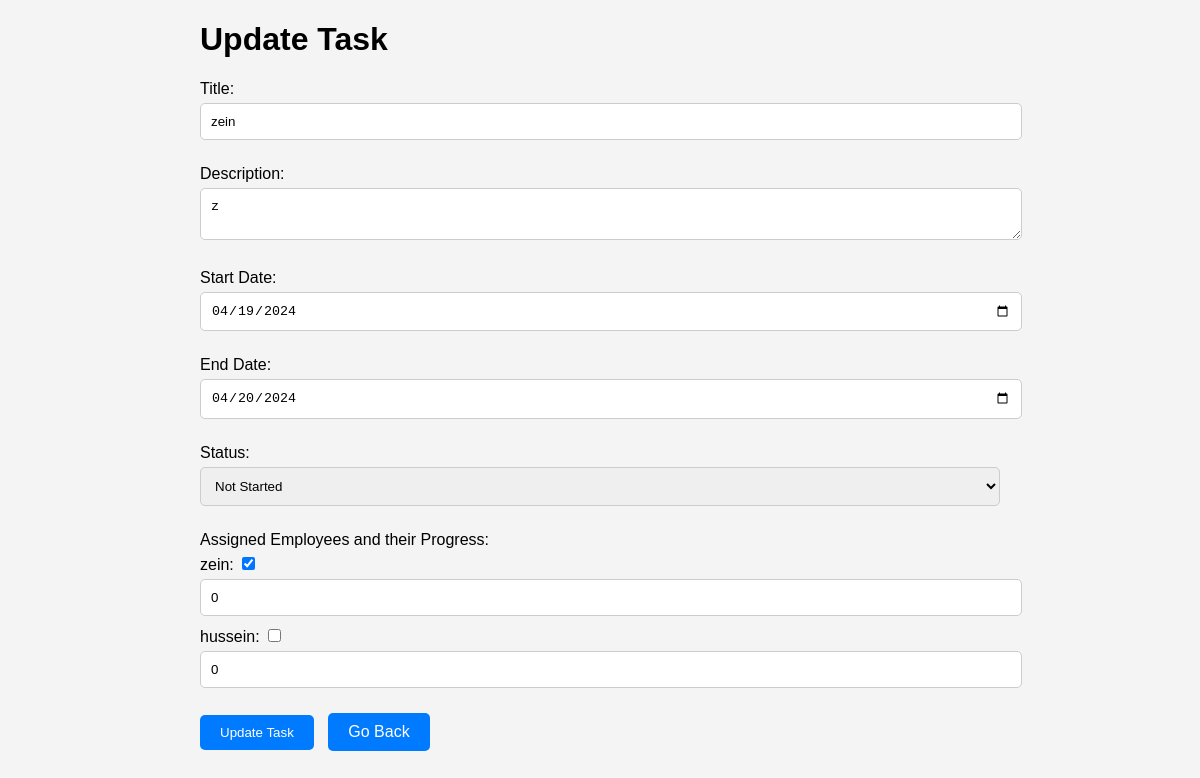
The page /update_task/75/ on the database its author committed.
### myapp3/models.py (models this page shows, shortened)
class Task(models.Model):
    title = models.CharField(max_length=200)
    description = models.TextField()
    assigned_to = models.ManyToManyField(Basic_Employee_Information, related_name='tasks', blank=True)
    progress = models.IntegerField(default=0)  # Progress in percentage
    start_date = models.DateField(default=timezone.now)
    end_date = models.DateField(default=timezone.now)
    STATUS_CHOICES = [
        ('not_started', 'Not Started'),
        ('in_progress', 'In Progress'),
        ('done', 'Done'),
    ]
    status = models.CharField(max_length=20, choices=STATUS_CHOICES, default='not_started')

class Basic_Employee_Information(models.Model):
    Firstname = models.CharField(max_length=100)
    Middlename = models.CharField(max_length=100)
    Familyname = models.CharField(max_length=100)
    Employeeid = models.IntegerField()
    emailaddress = models.EmailField(max_length = 100)
    contact_number = models.BigIntegerField()
    contact_number_length = models.PositiveSmallIntegerField(default=10)
    country_code = models.CharField(max_length=5, blank=True, null=True)
    Position = models.CharField(max_length = 100)
    Department = models.CharField(max_length = 100)
    Residential = models.CharField(max_length = 300, null=True, blank=True)
    Degree = models.CharField(max_length = 100, null=True, blank=True)
    Specialization = models.CharField(max_length = 300, null=True, blank=True)
    Institution = models.CharField(max_length = 100, null=True, blank=True)
    Previous_work = models.CharField(max_length = 200, null=True, blank=True)
    Contract_start_date = models.DateField(default=timezone.now)
    Contract_end_date = models.DateField(default=timezone.now)
    Salary = models.IntegerField(null=True, blank=True)
    Photo = models.ImageField(upload_to='photos/', null=True, blank=True)
    Documents = models.FileField(upload_to='documents/', null=True, blank=True)

### myapp3/views.py (the view, shortened to what this page needs)
# urls.py: path('update_task/<int:task_id>/', views.update_task, name='update_task'),
def update_task(request, task_id):
    task = get_object_or_404(Task, pk=task_id)
    all_employees = Basic_Employee_Information.objects.all()
    task_assignments = TaskAssignment.objects.filter(task=task).select_related('employee')
    return render(request, 'myapp3/update_task.html', {
        'task': task,
        'all_employees': all_employees,
        'task_assignments': task_assignments
    })

### templates/myapp3/update_task.html (shortened to what this page needs)
<!DOCTYPE html>
<html lang="en">
<head>
</head>
<body>
    <h1>Update Task</h1>
    <form id="update-task-form" method="post" onsubmit="updateTask(event);">
        <div class="form-group">
            <label for="title">Title:</label>
            <input type="text" id="title" value="{{ task.title }}">
        </div>
        <div class="form-group">
            <label for="description">Description:</label>
            <textarea id="description">{{ task.description }}</textarea>
        </div>
        <div class="form-group">
            <label for="start-date">Start Date:</label>
            <input type="date" id="start-date" value="{{ task.start_date|date:'Y-m-d' }}">
        </div>
        <div class="form-group">
            <label for="end-date">End Date:</label>
            <input type="date" id="end-date" value="{{ task.end_date|date:'Y-m-d' }}">
        </div>
        <div class="form-group">
            <label for="status">Status:</label>
            <select id="status">
                <option value="not_started" {% if task.status == 'not_started' %}selected{% endif %}>Not Started</option>
            </select>
        </div>
        <div class="form-group">
            <label>Assigned Employees and their Progress:</label>
            {% for employee in all_employees %}
                <div>
                    <label>
                        {{ employee.Firstname }}:
                        <input type="checkbox" name="assigned_employees" value="{{ employee.id }}"
                        {% if employee in task.assigned_to.all %} checked {% endif %}>
                    </label>
                    {% for assignment in employee.assignments.all %}
                        {% if assignment.task.id == task.id %}
                        <input type="number" id="progress-{{ employee.id }}" name="progress-{{ employee.id }}"
                        value="{{ assignment.progress_percentage }}" min="0" max="100">
                        {% endif %}
                    {% empty %}
                        <input type="number" id="progress-{{ employee.id }}" name="progress-{{ employee.id }}"
                        value="0" min="0" max="100" placeholder="Progress %">
                    {% endfor %}
                </div>
            {% endfor %}
        </div>
        <button type="submit">Update Task</button>
        <a href="{% url 'update_tasks' %}" class="button-link">Go Back</a>
    </form>
</body>
</html>

### templates/myapp3/update_task.html (style rules this page uses)
body { font-family: Arial, sans-serif; background-color: #f4f4f4; margin: 0 auto; padding: 0 20px; max-width: 800px; }
.form-group { margin-bottom: 15px; }
label { display: block; margin-bottom: 5px; }
input[type="text"], input[type="date"], input[type="number"], select, textarea { width: 100%; padding: 10px; margin-bottom: 10px; border: 1px solid #ccc; border-radius: 5px; }
button, .button-link { background-color: #007BFF; color: white; border: none; padding: 10px 20px; border-radius: 5px; cursor: pointer; text-decoration: none; display: inline-block; margin-right: 10px; }

### rows shown on the page
Task: title "zein", description "z", start_date "04/19/2024", end_date "04/20/2024", status "Not Started"
Basic_Employee_Information: Firstname "zein", assigned_employees "☑"
Basic_Employee_Information: Firstname "hussein"
